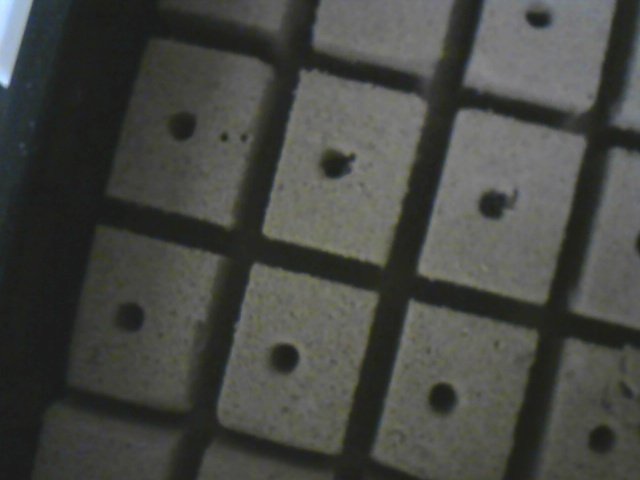
#> input picture Computer Vision/foam sheet test 3.jpg, 640 x 480 px
$ python 'hough circles.py'
#> lines starting #> are read from the running program, lines starting #| are printed output that depends on the picture
import cv2
import numpy as np
img = cv2.imread('foam sheet test 3.jpg',0)
#> img: shape (480, 640); min 25, max 229, mean 70.9
img = cv2.medianBlur(img,5)
cimg = cv2.cvtColor(img,cv2.COLOR_GRAY2BGR)

circles = cv2.HoughCircles(img,cv2.HOUGH_GRADIENT,1,70,
                             param1=50,param2=20,minRadius=4,maxRadius=25)
#> circles = [[283.5, 357.5, 14.4], [491.5, 204.5, 13.4], [600.5, 439.5, 14.4], [438.5, 399.5, 17.9], [538.5, 14.5, 12.7], [624.5, 113.5, 14.7], [337.5, 165.5, 14.1]]

circles = np.uint16(np.around(circles))
#> circles = [[284, 358, 14], [492, 204, 13], [600, 440, 14], [438, 400, 18], [538, 14, 13], [624, 114, 15], [338, 166, 14]]
for i in circles[0,:]:
    # draw the outer circle
    cv2.circle(cimg,(i[0],i[1]),i[2],(0,255,0),2)
    # draw the center of the circle
    cv2.circle(cimg,(i[0],i[1]),2,(0,0,255),3)

    cv2.imshow('detected circles',cimg)
#> this loop made 7 passes
#> pass 1, `cv2.imshow('detected circles',cimg)`:
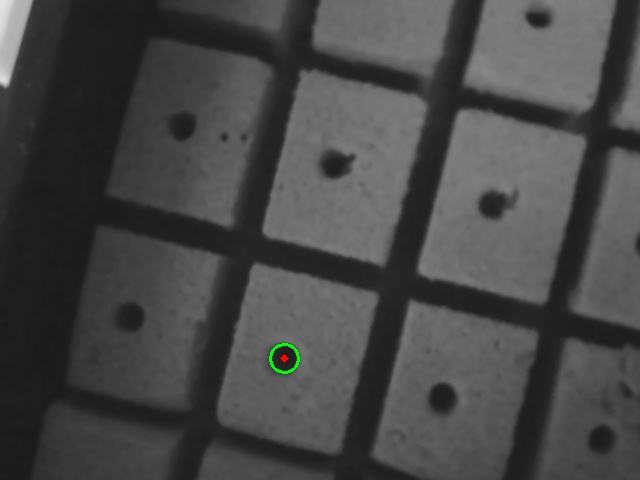
#> window 'detected circles': shape (480, 640, 3); mean B, G, R 70.8, 71, 70.9
#> after the loop:
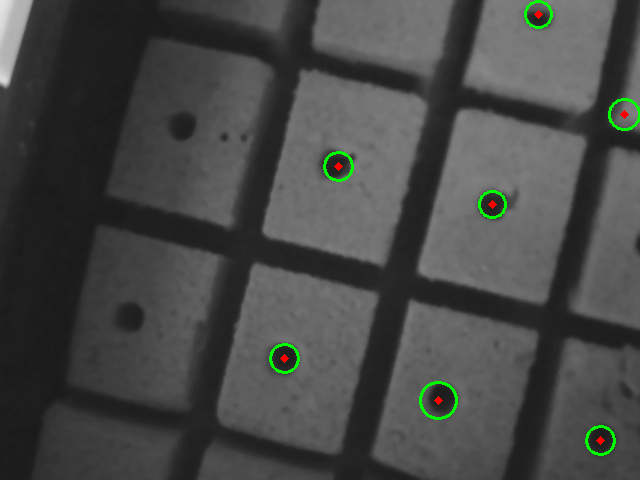
#> cimg: shape (480, 640, 3); mean B, G, R 70.4, 71.9, 70.6
    #cv2.waitKey(0)
    #cv2.destroyAllWindows()

$ run again, with Computer Vision/foam sheet test 2.jpg copied over Computer Vision/foam sheet test 3.jpg
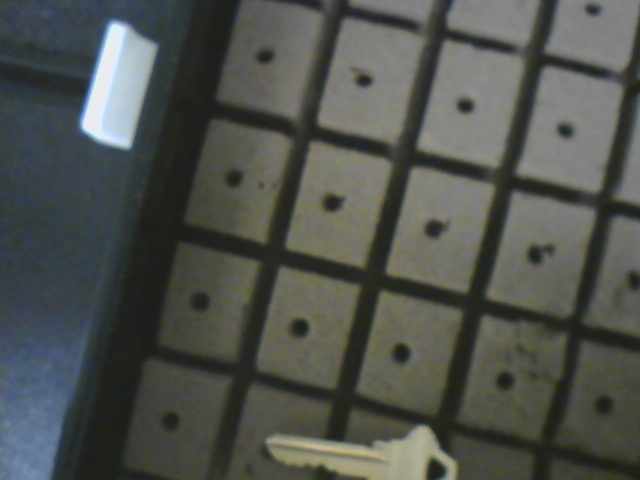
#> input picture Computer Vision/foam sheet test 2.jpg, 640 x 480 px
#> `img = cv2.imread('foam sheet test 3.jpg',0)`:
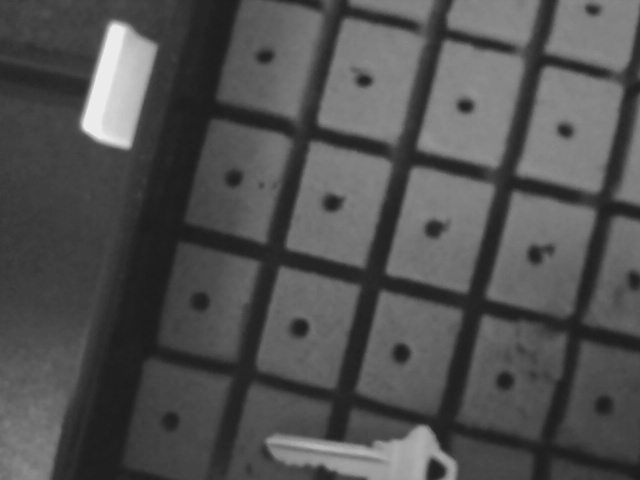
#> img: shape (480, 640); min 26, max 239, mean 81.4
#> `circles = cv2.HoughCircles(img,cv2.HOUGH_GRADIENT,1,70, param1=50,para..`: circles = [[199.5, 301.5, 9.4], [401.5, 352.5, 9.6], [298.5, 328.5, 10.3], [433.5, 228.5, 9.1], [331.5, 202.5, 8.8], [632.5, 277.5, 7.4], [503.5, 380.5, 8.2], [604.5, 405.5, 10], [233.5, 178.5, 8], [467.5, 105.5, 7.4]]
#> `circles = np.uint16(np.around(circles))`: circles = [[200, 302, 9], [402, 352, 10], [298, 328, 10], [434, 228, 9], [332, 202, 9], [632, 278, 7], [504, 380, 8], [604, 406, 10], [234, 178, 8], [468, 106, 7]]
#> the loop `for i in circles[0,:]:` made 10 passes
#> after the loop `for i in circles[0,:]:`:
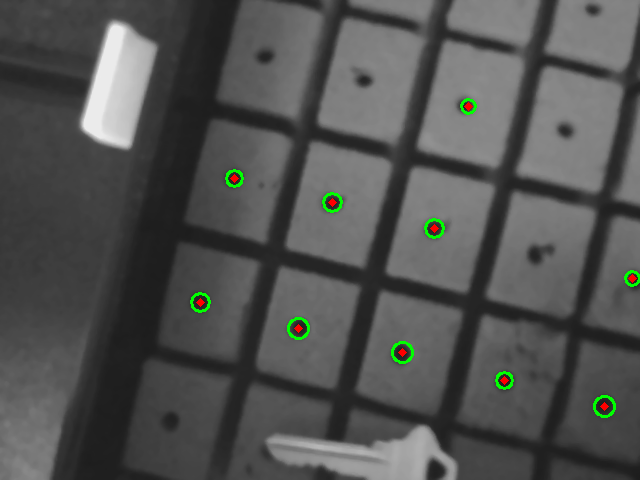
#> cimg: shape (480, 640, 3); mean B, G, R 81, 82.4, 81.4

$ run again, with Computer Vision/foam hole.jpg copied over Computer Vision/foam sheet test 3.jpg
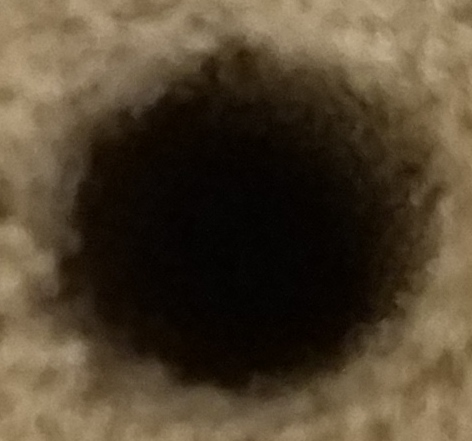
#> input picture Computer Vision/foam hole.jpg, 472 x 441 px
#> `circles = cv2.HoughCircles(img,cv2.HOUGH_GRADIENT,1,70, param1=50,para..`: circles = [[364.5, 79.5, 17.7], [67.5, 355.5, 19.9], [356.5, 415.5, 8.2]]
#> `circles = np.uint16(np.around(circles))`: circles = [[364, 80, 18], [68, 356, 20], [356, 416, 8]]
#> the loop `for i in circles[0,:]:` made 3 passes
#> pass 1, `cv2.imshow('detected circles',cimg)`:
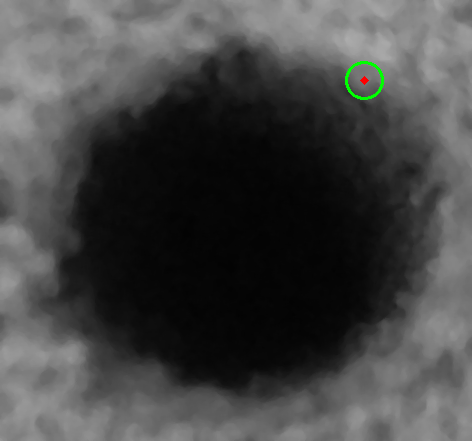
#> window 'detected circles': shape (441, 472, 3); mean B, G, R 69.5, 69.9, 69.5
#> after the loop `for i in circles[0,:]:`:
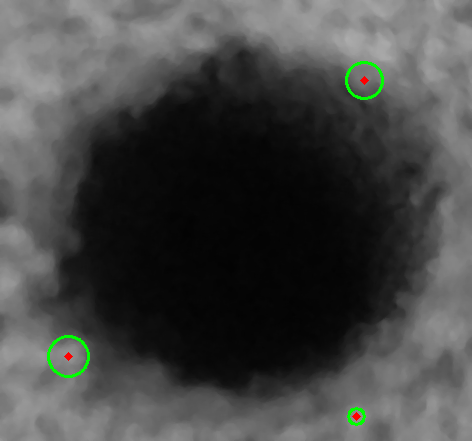
#> cimg: shape (441, 472, 3); mean B, G, R 69.1, 70.2, 69.2

$ run again, with Computer Vision/foam sheet test.jpg copied over Computer Vision/foam sheet test 3.jpg
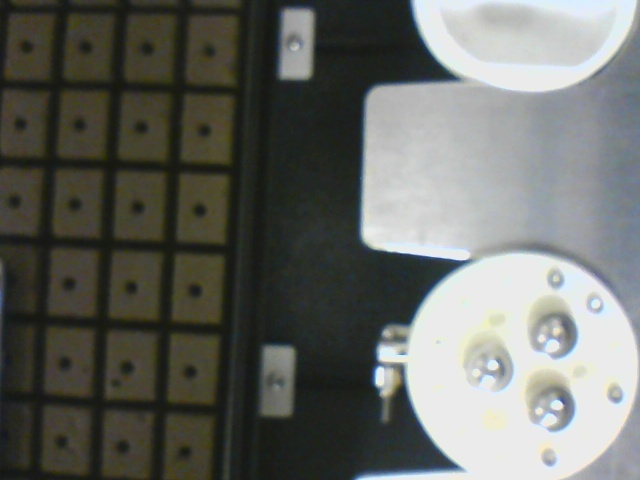
#> input picture Computer Vision/foam sheet test.jpg, 640 x 480 px
#> `circles = cv2.HoughCircles(img,cv2.HOUGH_GRADIENT,1,70, param1=50,para..`: circles = [[550.5, 315.5, 21], [553.5, 408.5, 22.1], [489.5, 369.5, 14.9], [130.5, 287.5, 5.2], [126.5, 367.5, 6.9], [387.5, 375.5, 13.8], [199.5, 209.5, 5.5]]
#> `circles = np.uint16(np.around(circles))`: circles = [[550, 316, 21], [554, 408, 22], [490, 370, 15], [130, 288, 5], [126, 368, 7], [388, 376, 14], [200, 210, 6]]
#> the loop `for i in circles[0,:]:` made 7 passes
#> pass 1, `cv2.imshow('detected circles',cimg)`:
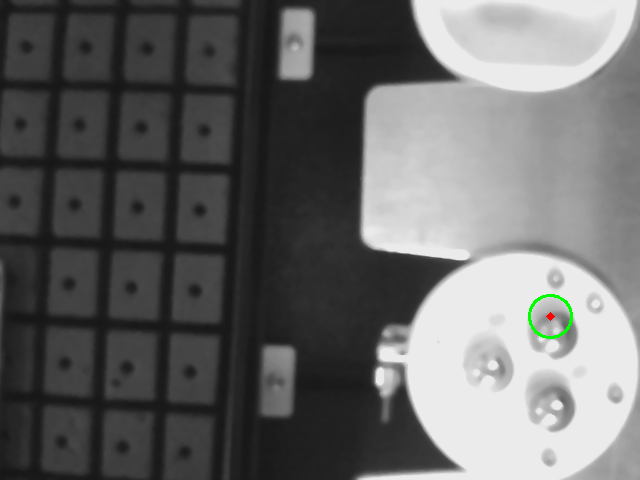
#> window 'detected circles': shape (480, 640, 3); mean B, G, R 103.3, 103.7, 103.4
#> after the loop `for i in circles[0,:]:`:
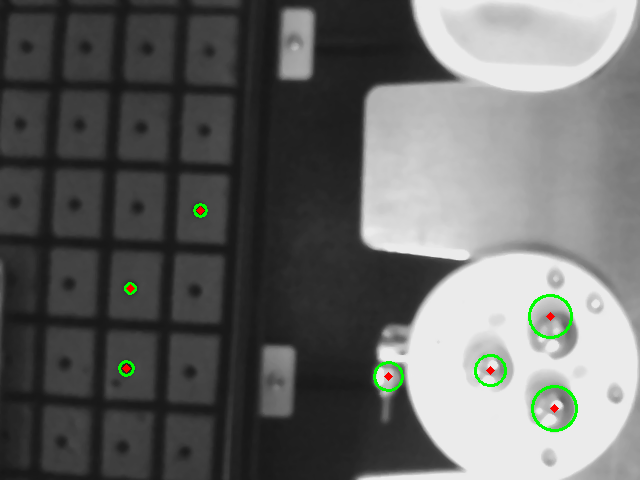
#> cimg: shape (480, 640, 3); mean B, G, R 102.6, 104.1, 102.9
